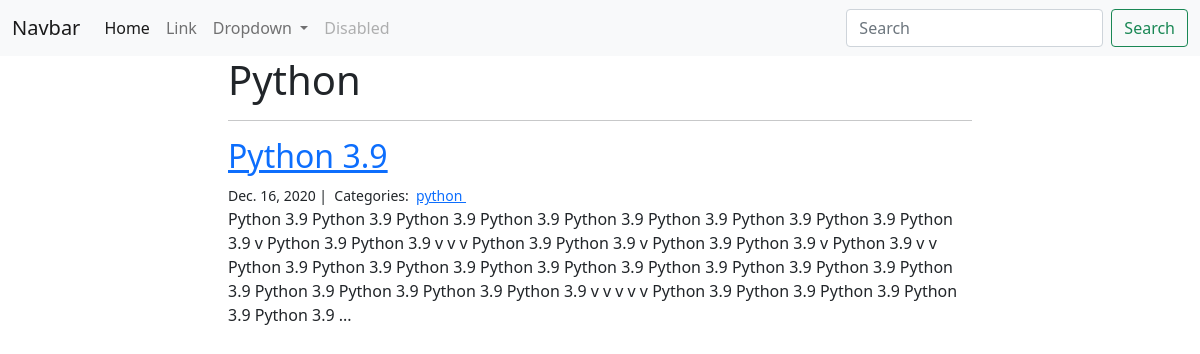
The page /blog/python/ on the database its author committed.
### blog/models.py (models this page shows)
class Category(models.Model):
    name = models.CharField(max_length=20)

class Post(models.Model):
    title = models.CharField(max_length=255)
    body = models.TextField()
    created_on = models.DateTimeField(auto_now_add=True)
    last_modified = models.DateTimeField(auto_now=True)
    categories = models.ManyToManyField('Category', related_name='posts')

### blog/views.py (the view)
# urls.py: path('<category>/', views.BlogCategoryView.as_view(), name='blog_category'),
class BlogCategoryView(generic.ListView):
    template_name = 'blog/blog_category.html'
    def get_context_data(self, **kwargs):
        print(f"{self.kwargs}")
        context = super().get_context_data(**kwargs)
        context.update(self.kwargs)
        return context
    def get(self, request, *args, **kwargs):
        user = self.request.user
        category = kwargs.get('category')
        result = Post.objects.filter(categories__name__contains=category)
        result = result.order_by('-created_on')
        print(f"{result}")
        self.queryset = result
        return super().get(request, *args, **kwargs)

### blog/templates/blog/blog_category.html
{% extends "base.html" %}
{% block content %}
<div class="col-md-8 offset-md-2">
    <h1>{{ category | title }}</h1>
    <hr>
    {% for post in object_list %}
        <h2><a href="{% url 'blog_detail' post.pk%}">{{ post.title }}</a></h2>
        <small>
            {{ post.created_on.date }} |&nbsp;
            Categories:&nbsp;
            {% for category in post.categories.all %}
            <a href="{% url 'blog_category' category.name %}">
                {{ category.name }}
            </a>&nbsp;
            {% endfor %}
        </small>
        <p>{{ post.body | slice:":400" }}...</p>
    {% endfor %}
</div>
{% endblock %}

### rows shown on the page
Category: name "Python", name "python"
Post: title "Python 3.9", created_on "Dec. 16, 2020", body "Python 3.9 Python 3.9 Python 3.9 Python 3.9 Python 3.9 Python 3.9 Python 3.9 Python 3.9 Python 3.9 v Python 3.9 Python 3.9 v v v Python 3.9 Python 3.9 v Python 3.9 Python 3.9 v Python 3.9 v v Python 3.9 Python 3.9 Python 3.9 Python 3.9 Python 3.9 Python 3.9 Python 3.9 Python 3.9 Python 3.9 Python 3.9 Python 3.9 Python 3.9 Python 3.9 v v v v v Python 3.9 Python 3.9 Python 3.9 Python 3.9 Python 3.9"
